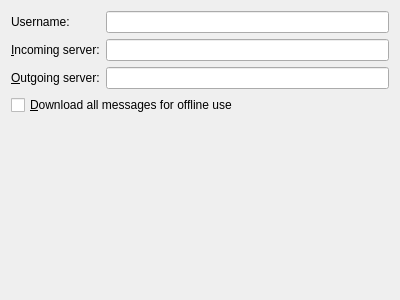
<?xml version="1.0" encoding="UTF-8"?>
<ui version="4.0">
 <class>imapWizard</class>
 <widget class="QWidget" name="imapWizard">
  <property name="geometry">
   <rect>
    <x>0</x>
    <y>0</y>
    <width>400</width>
    <height>300</height>
   </rect>
  </property>
  <layout class="QFormLayout" name="formLayout">
   <property name="fieldGrowthPolicy">
    <enum>QFormLayout::ExpandingFieldsGrow</enum>
   </property>
   <item row="0" column="0">
    <widget class="QLabel" name="label">
     <property name="text">
      <string>Username:</string>
     </property>
     <property name="buddy">
      <cstring>userName</cstring>
     </property>
    </widget>
   </item>
   <item row="0" column="1">
    <widget class="KLineEdit" name="userName"/>
   </item>
   <item row="1" column="0">
    <widget class="QLabel" name="label_2">
     <property name="text">
      <string>&amp;Incoming server:</string>
     </property>
     <property name="buddy">
      <cstring>incommingAddress</cstring>
     </property>
    </widget>
   </item>
   <item row="1" column="1">
    <widget class="KLineEdit" name="incommingAddress"/>
   </item>
   <item row="2" column="0">
    <widget class="QLabel" name="label_4">
     <property name="text">
      <string>&amp;Outgoing server:</string>
     </property>
     <property name="buddy">
      <cstring>outgoingAddress</cstring>
     </property>
    </widget>
   </item>
   <item row="2" column="1">
    <widget class="KLineEdit" name="outgoingAddress">
     <property name="text">
      <string/>
     </property>
    </widget>
   </item>
   <item row="3" column="0" colspan="2">
    <widget class="QCheckBox" name="disconnectedMode">
     <property name="text">
      <string>&amp;Download all messages for offline use</string>
     </property>
    </widget>
   </item>
   <item row="4" column="0" colspan="2">
    <spacer name="verticalSpacer_2">
     <property name="orientation">
      <enum>Qt::Vertical</enum>
     </property>
     <property name="sizeHint" stdset="0">
      <size>
       <width>20</width>
       <height>40</height>
      </size>
     </property>
    </spacer>
   </item>
  </layout>
 </widget>
 <customwidgets>
  <customwidget>
   <class>KLineEdit</class>
   <extends>QLineEdit</extends>
   <header>klineedit.h</header>
  </customwidget>
 </customwidgets>
 <tabstops>
  <tabstop>userName</tabstop>
  <tabstop>incommingAddress</tabstop>
  <tabstop>outgoingAddress</tabstop>
  <tabstop>disconnectedMode</tabstop>
 </tabstops>
 <resources/>
 <connections/>
</ui>
